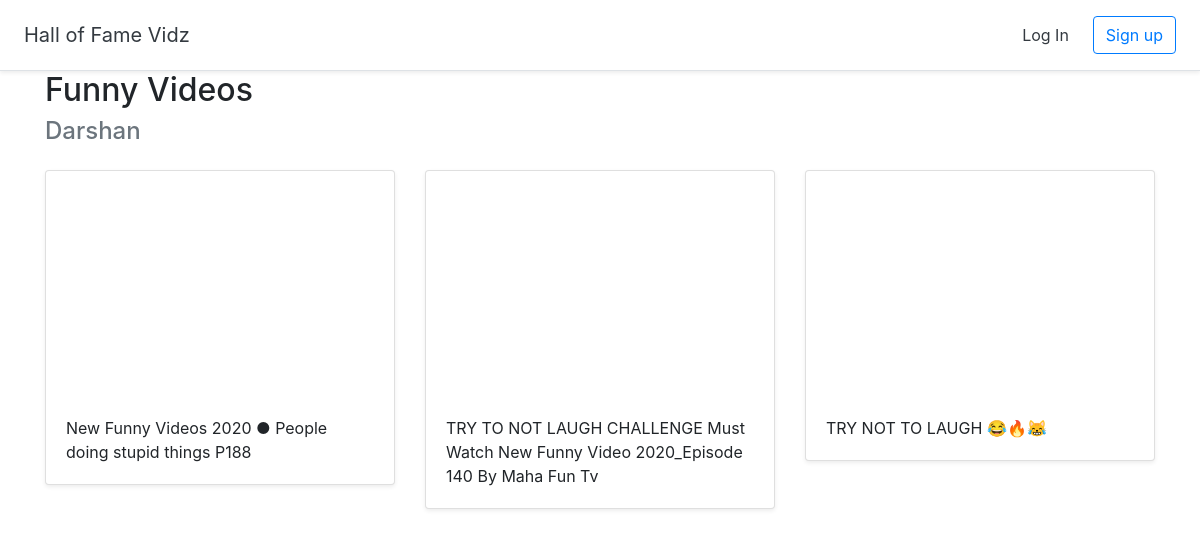
Screenshot of /halloffame/1 with the database file from the repository.
### halls/models.py (models this page shows, shortened)
class Hall(models.Model):
    title = models.CharField(max_length=255)
    user = models.ForeignKey(User, on_delete=models.CASCADE)
    details = models.CharField(max_length=255)

class Video(models.Model):
    title = models.CharField(max_length=255)
    url = models.URLField()
    youtube_id = models.CharField(max_length=255)
    hall = models.ForeignKey(Hall, on_delete=models.CASCADE)

### halls/views.py (the view)
# urls.py: path('halloffame/<int:pk>', views.DetailHall.as_view(), name='detail_hall'),
class DetailHall(generic.DetailView):
    model = Hall
    template_name = 'halls/detail_hall.html'

### halls/templates/halls/detail_hall.html (shortened to what this page needs)
{% extends 'halls/base.html' %}
{% block content %}
<div class="container">
    <h2>{{ hall.title }}</h2>
    <h4 class="text-muted">{{ hall.user.username }}</h4>
    <div class="row">
        {% for video in hall.video_set.all %}
        <div class="col-md-4 mt-3">
            <div class="card mb-4 shadow-sm">
                <iframe width="100%" height="225" src="https://www.youtube.com/embed/{{ video.youtube_id }}"
                        frameborder="0" allow="accelerometer; autoplay; encrypted-media; gyroscope; picture-in-picture"
                        allowfullscreen></iframe>
                <div class="card-body">
                    <p class="card-text"> {{video.title}}</p>
                </div>
            </div>
        </div>
        {% endfor %}
    </div>
</div>
{% endblock %}

### rows the page displays
Hall: title "Funny Videos", user.username "Darshan"
Video: title "New Funny Videos 2020 ● People doing stupid things P188"
Video: title "TRY TO NOT LAUGH CHALLENGE Must Watch New Funny Video 2020_Episode 140 By Maha Fun Tv"
Video: title "TRY NOT TO LAUGH 😂🔥😹"
